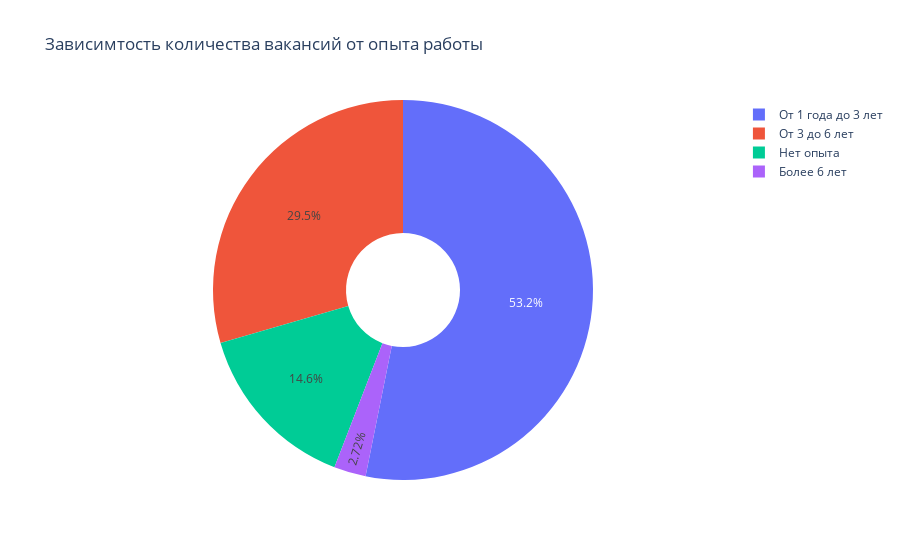

Notebook cell for this chart:
### Code cell
# результат запроса
ex_data = pd.read_sql_query(query_3_9, connection)
barplot = px.pie(
    data_frame=ex_data,
    values='cnt_vc',
    names='experience',
    hole=.3,
    title='Зависимость количества вакансий от опыта работы'
)
barplot.show()
display(pd.read_sql_query(query_3_9, connection))

### Figure 1 — Plotly figure (JSON) as saved in the notebook; plotly's stock layout.template omitted (floating-point values rounded to 4 significant figures)
{"data": [{"domain": {"x": [0, 1], "y": [0, 1]}, "hole": 0.3, "hovertemplate": "experience=%{label}<br>cnt_vc=%{value}<extra></extra>", "labels": ["Более 6 лет", "Нет опыта", "От 3 до 6 лет", "От 1 года до 3 лет"], "legendgroup": "", "name": "", "showlegend": true, "type": "pie", "values": [1337, 7197, 14511, 26152]}], "layout": {"legend": {"tracegroupgap": 0}, "title": {"text": "Зависимтость количества вакансий от опыта работы"}}}
